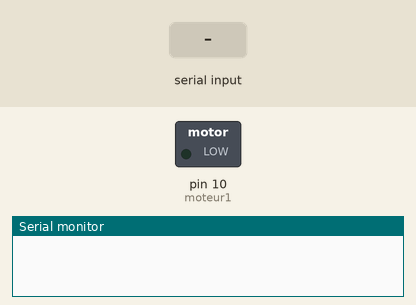
Simulated run of this sketch. Board: Arduino Uno, built with avr-gcc and run on an emulated ATmega328P. Parts: switched loads named in the sketch (green lamp = pin HIGH), the last lines printed to the serial monitor. Inputs (shaded band) come from the test bench.

Above: at 1.2 s.
1.3 s: "90,45\n" received over Serial
At 1.6 s:
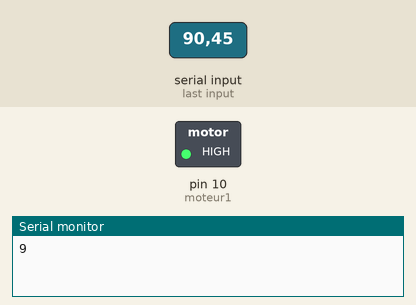
Timing chart, 0 to 8.8 s (numbered marks = the images above; inputs shaded):
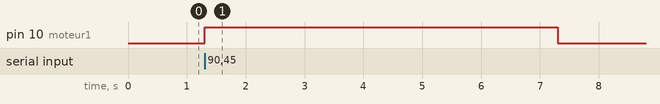

Measured:
- after the input at 1.3 s, pin 10 (moteur1): LOW → HIGH at once, → LOW 6.0 s later

The sketch:

sketch_nov03a.ino
```cpp
int moteur1=10;
int vitMoteur=0;


void setup() {
  pinMode(moteur1,OUTPUT);
  Serial.begin(9600);
}

void loop() {

 vitMoteur=Serial.read()-48;

 if(vitMoteur>0){
  Serial.print(vitMoteur);
  int valeur=1;
  digitalWrite(moteur1, valeur);
  delay(2000);
  }

digitalWrite(moteur1,LOW);
}
```
